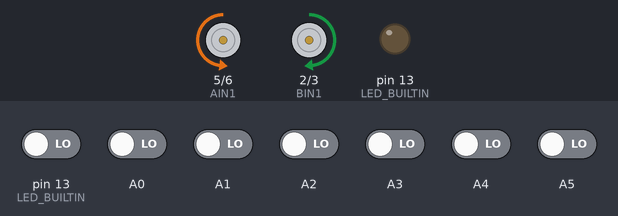
Bench run of a sketch on a simulated Arduino Nano, built with avr-gcc and run on an emulated ATmega328P. Shown: motor-driver pin pairs drawn as motors (green arrow = first pin HIGH = forward, orange = second pin HIGH = backward, longer = more drive, scaled by the enable pin), output pins drawn as LEDs (lit = HIGH). Inputs (shaded band) come from the test bench; at power-on: A0–5, pin 13 (LED_BUILTIN) LOW.

Above: at 11.4 s.
11.5 s: pin 13 (LED_BUILTIN) driven HIGH
At 11.8 s:
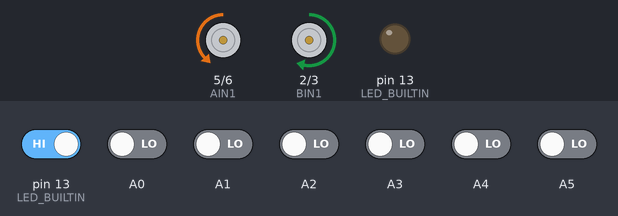
13.0 s: A0 driven HIGH
At 14.0 s:
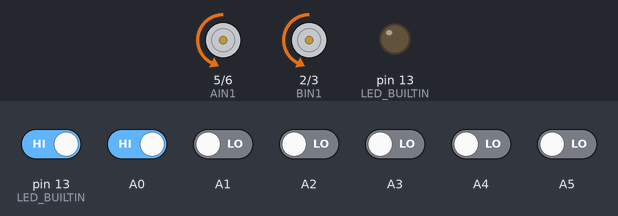
14.5 s: A1 driven HIGH
At 15.1 s:
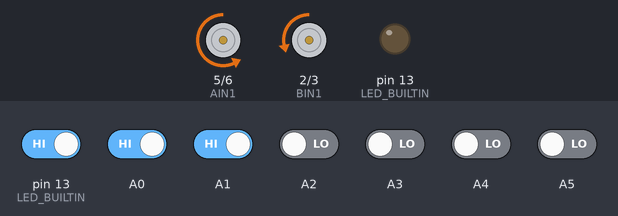
16.0 s: A0 driven LOW
At 16.3 s:
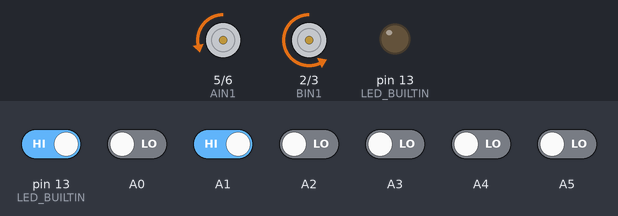
17.5 s: pin 13 (LED_BUILTIN) driven LOW
At 18.6 s:
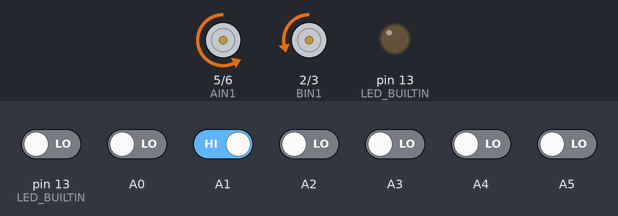
19.0 s: A1 driven LOW
At 21.0 s:
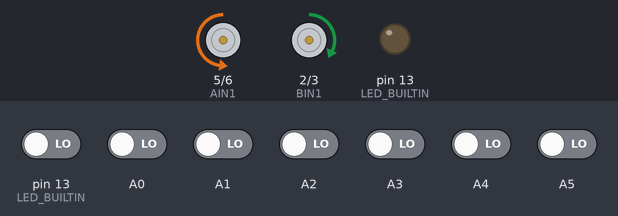
Timing chart, 0 to 22.0 s (numbered marks = the images above; inputs shaded):
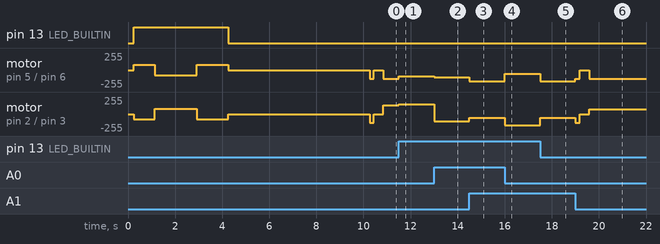

The sketch:

intellibot.ino
```cpp
#include <ezButton.h>
#include <QTRSensors.h>
#include <util/delay.h>

#define intButton 12

QTRSensors qtr;
const uint8_t SensorCount = 8;
uint16_t sensorValues[SensorCount];
uint16_t position = 0;
int speed_lt = 90;

// Line threshold
#define WT 300
#define BT 550

// Left Motor Pins
#define PWMA 10   // speedControl
#define AIN1 5  // pinDirection
#define AIN2 6  // pinDirection

// Right Motor Pins
#define PWMB 9  // speedControl
#define BIN1 2  // pinDirection
#define BIN2 3  // pinDirection

// Speed tunings
#define calibSpeed 116   // calibration - 165
#define turnSpeed 84  // turn - 120
#define turnSpeedSlow 70  // slow turn - 100
#define drivePastDelay 180 // align wheels turn - 180

// PID initializations
float lastError = 0;
float error = 0;
float PV = 0;
float kp = 0;
float kd = 0;
int Lspeed = 0;
int Rspeed = 0;
int motorSpeed = 0;

// Path variable storage - 'L' for left, 'R' for right, 'S' for straight, and 'B' for back (U-turn)
char path[100] = "";
unsigned char pathLength = 0;

void calibrate() {
  delay(250);
  digitalWrite(LED_BUILTIN, HIGH);
  for (uint8_t i = 0; i < 100; i++) {
    if (i < 25 || i > 75) {
      move(0, 80, 1);
      move(1, 80, 0);
    }
    else {
      move(0, 80, 0);
      move(1, 80, 1);
    }
    qtr.calibrate();
    delay(10);
  }
  delay(500);
  move(0, 0, 1);
  move(1, 0, 1);
  digitalWrite(LED_BUILTIN, LOW);
  delay(1000);
}

void setup() {
  pinMode(PWMA, OUTPUT);
  pinMode(AIN1, OUTPUT);
  pinMode(AIN2, OUTPUT);
  pinMode(PWMB, OUTPUT);
  pinMode(BIN1, OUTPUT);
  pinMode(BIN2, OUTPUT);
  pinMode(LED_BUILTIN, OUTPUT);
  pinMode(intButton, INPUT_PULLUP);
  qtr.setTypeRC();
  qtr.setSensorPins((const uint8_t[]){
                      A0, A1, A2, A3, A4, A5, A6, 13},
                    SensorCount);
  Serial.begin(9600);
  calibrate();
  delay(5000);
}

void PID() {
  lastError = 0;
  while(1) {
    position = qtr.readLineBlack(sensorValues);
    switch(position) {
      //Line has moved off the left edge of sensor
      case 0:
        move(0, 150, 1);
        move(1, 90, 0);
      break;
      //Line has moved off the right edge of sensor
      case 7000:
        move(0, 90, 0);
        move(1, 150, 1);
      break;
      default:
        error = (float)position - 3500;
        kp = 1.9;
        kd = 40;
        PV = kp * error + kd * (error - lastError);
        lastError = error;
        if (PV > 55) {
          PV = 55;
        }
        if (PV < -55) {
          PV = -55;
        }

        Rspeed = 200 + PV - speed_lt;
        Lspeed = 200 - PV - speed_lt;
        move(0, Lspeed, 0);
        move(1, Rspeed, 0);
        break;
    }

    if (sensorValues[0] < WT && sensorValues[1] < WT && sensorValues[2] < WT && sensorValues[3] < WT && sensorValues[4] < WT && sensorValues[5] < WT && sensorValues[6] < WT && sensorValues[7] < WT) {
      // There is no line visible ahead - DEAD END
      //Serial.print(" dead end");
      return;
    }
    else if (sensorValues[0] > BT && sensorValues[1] > BT && sensorValues[2] > BT && sensorValues[3] > BT && sensorValues[4] > BT && sensorValues[5] > BT && sensorValues[6] > BT && sensorValues[7] > BT) {
      // Found intersection
      return;
    }
  }
}

// function to determine which way to turn during maze learaning phase
char select_turn(unsigned char foundLeft, unsigned char foundStraight, unsigned char foundRight) {
  // Left-hand rule strategy
  if (foundLeft) {
    return 'L';
  }
  else if (foundStraight) {
    return 'S';
  }
  else if (foundRight) {
    return 'R';
  }
  else {
    return 'B';
  }
}

void turn(char dir) {
  switch(dir) {
    //Turn left 90deg
    case 'L':
      move(0, turnSpeedSlow, 1);
      move(1, turnSpeedSlow, 0);
      //find center position
      while (position < 1200 && sensorValues[1] < BT) {
        position = qtr.readLineBlack(sensorValues);
      }
      // stop
      move(1, 0, 0);
      move(0, 0, 0);
      break;

    //Turn right 90deg
    case 'R':
      move(0, turnSpeedSlow, 0);
      move(1, turnSpeedSlow, 1);
      //find center position
      while (position < 6700 && sensorValues[6] < BT) {
        position = qtr.readLineBlack(sensorValues);
      }
      // stop
      move(0, 0, 0);
      move(1, 0, 0);
      break;

    //Turn right 180deg - Go back (U-Turn)
    case 'B':
      move(0, turnSpeedSlow, 0);
      move(1, turnSpeedSlow, 1);
      //find center position
      while (position < 6700 && sensorValues[6] < BT) {
        position = qtr.readLineBlack(sensorValues);
      }
      // stop
      move(0, 0, 0);
      move(1, 0, 0);
      break;

    //Straight ahead
    case 'S':
      break;
  }
}

void simplifyPath() {
  // only simplify the path if the second-to-last turn was a 'B'
  if (pathLength < 3 || path[pathLength - 2] != 'B') {
    return;
  }

  int totalAngle = 0;
  for (int i = 1; i <= 3; i++) {
    switch(path[pathLength - i]) {
      case 'R':
        totalAngle += 90;
        break;
      case 'L':
        totalAngle += 270;
        break;
      case 'B':
        totalAngle += 180;
        break;
    }
  }

  // get the angle as a number between 0 and 360deg
  totalAngle = totalAngle % 360;
  // replace all turns with a single turn
  switch(totalAngle) {
    case 0:
      path[pathLength - 3] = 'S';
      break;
    case 90:
      path[pathLength - 3] = 'R';
      break;
    case 180:
      path[pathLength - 3] = 'B';
      break;
    case 270:
      path[pathLength - 3] = 'L';
      break;
  }
  // the path is now 2 steps shorter
  pathLength -= 2;
}

void solveMaze() {
  while(1) {
    PID();
    unsigned char foundLeft = 0;
    unsigned char foundStraight = 0;
    unsigned char foundRight = 0;
    // check intersection type
    position = qtr.readLineBlack(sensorValues);
    // check for if left and right exists
    if (sensorValues[7] > WT) {
      foundRight = 1;
    }
    if (sensorValues[0] > WT) {
      foundLeft = 1;
    }
    move(0, 130, 0);
    move(1, 130, 0);
    delay(drivePastDelay);
    move(0, 0, 0);
    move(1, 0, 0);
    delay(400);

    position = qtr.readLineBlack(sensorValues);
    if(sensorValues[2] > BT || sensorValues[3] > BT || sensorValues[4] > BT || sensorValues[5] > BT) {
      foundStraight = 1;
    }
    // if all sensors in black = maze solved
    if(sensorValues[0] > 600 && sensorValues[1] > 600 && sensorValues[2] && 600 && sensorValues[3] > 600 && sensorValues[4] > 600 && sensorValues[5] > 600 && sensorValues[6] && 600 && sensorValues[7] > 600) {
      break;
    }

    // follow existing path
    unsigned char dir = select_turn(foundLeft, foundStraight, foundRight);
    turn(dir);
    // store intersection in array
    path[pathLength] = dir;
    pathLength ++;
    // simplify path
    simplifyPath();
  }
  // stop
  move(0, 0, 0);
  move(1, 0, 0);
  // indicator
  for(int i = 0 ; i < 5; i++) {
      digitalWrite(LED_BUILTIN, HIGH);
      _delay_ms(250);
  }
  // rerun the maze
  while(1) {
    move(0, 0, 0);
    move(1, 0, 0);
    delay(5000);

    for (int i = 0; i < pathLength; i++) {
      PID();
      // move slightly slower on intersections
      move(0, 200, 0);
      move(1, 200, 0);
      delay(drivePastDelay); // tune this to align wheels on the line
      turn(path[i]);
    }
    PID();
    // move slightly slower on intersections
    move(0, 200, 0);
    move(1, 200, 0);
    delay(drivePastDelay); // tune this to align wheels on the line
  }
}

void loop() {
  position = qtr.readLineBlack(sensorValues);
  // start maze solve
  solveMaze();
  delay(250);
}

void move(int motor, int speed, int direction) {
  // motor 0 = left, 1 = right || direction 0 = forward, 1 = backward
  boolean inPin1 = HIGH, inPin2 = LOW;

  if (direction == 1) {
    inPin1 = HIGH;
    inPin2 = LOW;
  }
  if (direction == 0) {
    inPin1 = LOW;
    inPin2 = HIGH;
  }
  if (motor == 0) {
    digitalWrite(AIN1, inPin1);
    digitalWrite(AIN2, inPin2);
    analogWrite(PWMA, speed);
  }
  if (motor == 1) {
    digitalWrite(BIN1, inPin1);
    digitalWrite(BIN2, inPin2);
    analogWrite(PWMB, speed);
  }
}
```

Measured:
- after the input at 11.5 s, motor on pin 5 (AIN1) / pin 6 (AIN2): backward 130/255 → backward 90/255 at once; motor on pin 2 (BIN1) / pin 3 (BIN2): forward 130/255 → forward 150/255 at once
- after the input at 13.0 s, motor on pin 5 (AIN1) / pin 6 (AIN2): backward 90/255 → backward 110/255 at once; motor on pin 2 (BIN1) / pin 3 (BIN2): forward 150/255 → backward 110/255 at once
- after the input at 14.5 s, motor on pin 5 (AIN1) / pin 6 (AIN2): backward 110/255 → backward 165/255 at once; motor on pin 2 (BIN1) / pin 3 (BIN2): backward 110/255 → backward 55/255 at once
- after the input at 16.0 s, motor on pin 5 (AIN1) / pin 6 (AIN2): backward 165/255 → backward 55/255 at once; motor on pin 2 (BIN1) / pin 3 (BIN2): backward 55/255 → backward 165/255 at once
- after the input at 17.5 s, motor on pin 5 (AIN1) / pin 6 (AIN2): backward 55/255 → backward 165/255 at once; motor on pin 2 (BIN1) / pin 3 (BIN2): backward 165/255 → backward 55/255 at once
- after the input at 19.0 s, motor on pin 5 (AIN1) / pin 6 (AIN2): backward 165/255 → backward 130/255 at once, → stopped 0.18 s later, → backward 130/255 0.40 s later; motor on pin 2 (BIN1) / pin 3 (BIN2): backward 55/255 → backward 130/255 at once, → stopped 0.18 s later, → forward 70/255 0.40 s later
